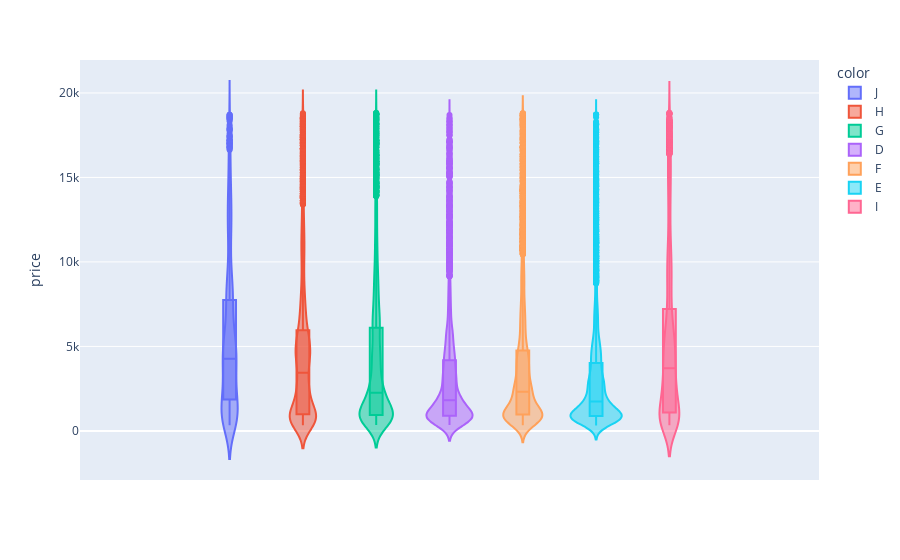

Notebook code for this chart:
### Code cell
fig = px.violin(df, y="price", color="color", box=True)
fig.show()

### Figure 1 — Plotly figure (JSON) as saved in the notebook; plotly's stock layout.template omitted (floating-point values rounded to 4 significant figures; data arrays with more than 128 entries replaced by an {"elided": "..."} marker saying what was removed)
{"data": [{"alignmentgroup": "True", "box": {"visible": true}, "hovertemplate": "color=J<br>price=%{y}<extra></extra>", "legendgroup": "J", "marker": {"color": "#636efa"}, "name": "J", "offsetgroup": "J", "orientation": "v", "scalegroup": "True", "showlegend": true, "type": "violin", "x0": " ", "xaxis": "x", "y": {"elided": "2140 int values"}, "y0": " ", "yaxis": "y"}, {"alignmentgroup": "True", "box": {"visible": true}, "hovertemplate": "color=H<br>price=%{y}<extra></extra>", "legendgroup": "H", "marker": {"color": "#EF553B"}, "name": "H", "offsetgroup": "H", "orientation": "v", "scalegroup": "True", "showlegend": true, "type": "violin", "x0": " ", "xaxis": "x", "y": {"elided": "6277 int values"}, "y0": " ", "yaxis": "y"}, {"alignmentgroup": "True", "box": {"visible": true}, "hovertemplate": "color=G<br>price=%{y}<extra></extra>", "legendgroup": "G", "marker": {"color": "#00cc96"}, "name": "G", "offsetgroup": "G", "orientation": "v", "scalegroup": "True", "showlegend": true, "type": "violin", "x0": " ", "xaxis": "x", "y": {"elided": "8455 int values"}, "y0": " ", "yaxis": "y"}, {"alignmentgroup": "True", "box": {"visible": true}, "hovertemplate": "color=D<br>price=%{y}<extra></extra>", "legendgroup": "D", "marker": {"color": "#ab63fa"}, "name": "D", "offsetgroup": "D", "orientation": "v", "scalegroup": "True", "showlegend": true, "type": "violin", "x0": " ", "xaxis": "x", "y": {"elided": "5049 int values"}, "y0": " ", "yaxis": "y"}, {"alignmentgroup": "True", "box": {"visible": true}, "hovertemplate": "color=F<br>price=%{y}<extra></extra>", "legendgroup": "F", "marker": {"color": "#FFA15A"}, "name": "F", "offsetgroup": "F", "orientation": "v", "scalegroup": "True", "showlegend": true, "type": "violin", "x0": " ", "xaxis": "x", "y": {"elided": "7177 int values"}, "y0": " ", "yaxis": "y"}, {"alignmentgroup": "True", "box": {"visible": true}, "hovertemplate": "color=E<br>price=%{y}<extra></extra>", "legendgroup": "E", "marker": {"color": "#19d3f3"}, "name": "E", "offsetgroup": "E", "orientation": "v", "scalegroup": "True", "showlegend": true, "type": "violin", "x0": " ", "xaxis": "x", "y": {"elided": "7325 int values"}, "y0": " ", "yaxis": "y"}, {"alignmentgroup": "True", "box": {"visible": true}, "hovertemplate": "color=I<br>price=%{y}<extra></extra>", "legendgroup": "I", "marker": {"color": "#FF6692"}, "name": "I", "offsetgroup": "I", "orientation": "v", "scalegroup": "True", "showlegend": true, "type": "violin", "x0": " ", "xaxis": "x", "y": {"elided": "4032 int values"}, "y0": " ", "yaxis": "y"}], "layout": {"autosize": true, "legend": {"title": {"text": "color"}, "tracegroupgap": 0}, "margin": {"t": 60}, "violinmode": "group", "xaxis": {"anchor": "y", "autorange": true, "domain": [0, 1], "range": [-0.5035, 0.5035], "type": "category"}, "yaxis": {"anchor": "x", "autorange": true, "domain": [0, 1], "range": [-2904.0, 21950.0], "title": {"text": "price"}, "type": "linear"}}}
